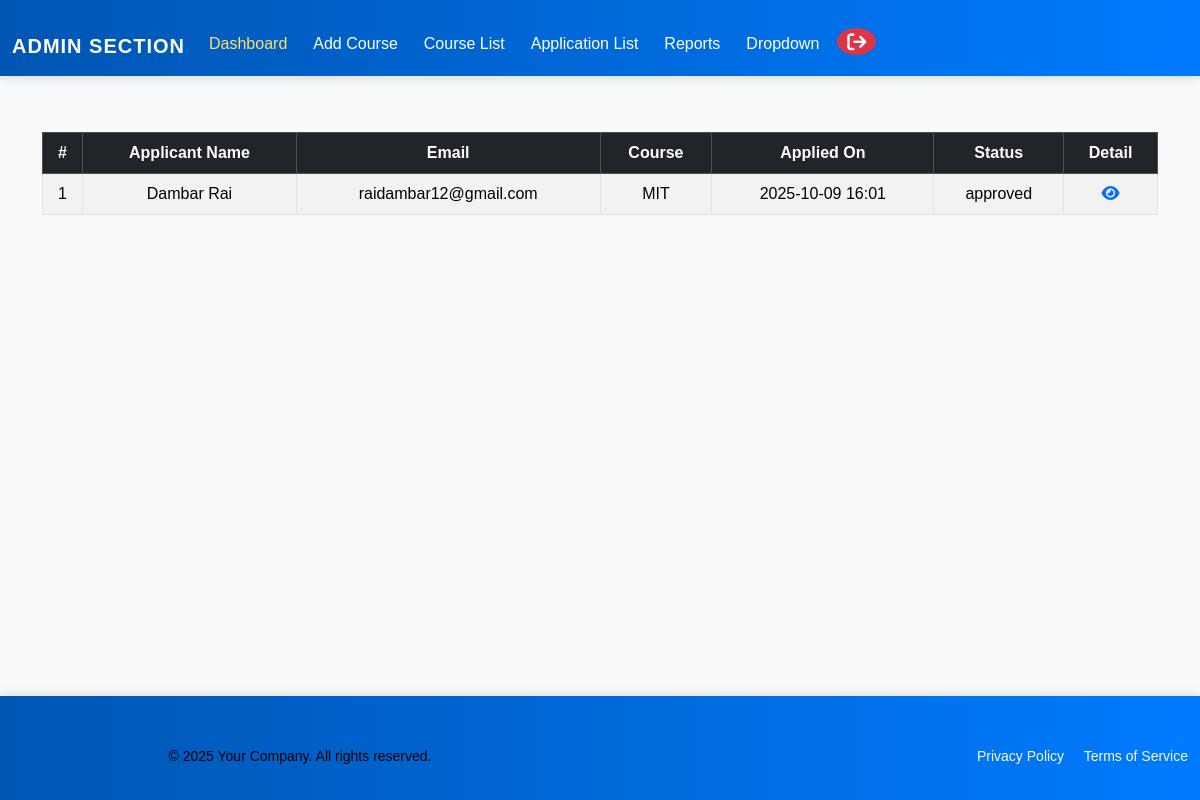
The page /course-application-list/ (signed in) on the database its author committed.
### admissionapp/models.py (models this page shows, shortened)
class Application(models.Model):
    APP_STATUS = [
        ("pending", "Pending"),
        ("approved", "Approved"),
        ("rejected", "Rejected"),
        ("re-submit", "Re-submit"),
    ]
    user = models.ForeignKey(
        settings.AUTH_USER_MODEL,
        on_delete=models.CASCADE,
        related_name="applications",
    )
    course = models.ForeignKey(
        "CourseDetails",
        on_delete=models.PROTECT,
        related_name="applications",
    )
    application_no = models.CharField(
        max_length=15,
        unique=True,
        default=generate_application_no,
    )
    application_status = models.CharField(
        max_length=50,
        choices=APP_STATUS,
        default="pending",
    )
    submitted_at = models.DateTimeField(auto_now_add=True)
    approved_rejected_date = models.DateTimeField(null=True, blank=True)
    reason_to_reject = models.TextField(null=True, blank=True)
    is_paid = models.BooleanField(default=False)
    class Meta:
        constraints = [
            UniqueConstraint(fields=["user", "course"], name="unique_user_course"),
        ]

class CustomUser(AbstractUser):
    mobile = models.CharField(
        max_length=10,
        unique=True,
        null=True,
        blank=True,
        default=None,
        help_text="10 digit mobile number",
    )
    email = models.EmailField(unique=True)
    user_created_at = models.DateField(auto_now_add=True, blank=True, null=True)
    is_admin = models.BooleanField(default=False)
    is_user = models.BooleanField(default=True)

class CourseDetails(models.Model):
    DEGREE_CHOICES = [
        ("Master", "Master"),
        ("Bachelor", "Bachelor"),
        ("Plus2", "Plus2"),
    ]
    COURSE_DURATION = [
        ("2 Years", "2 Years"),
        ("3 Years", "3 Years"),
        ("4 Years", "4 Years"),
        ("5 Years", "5 Years"),
    ]
    degree = models.CharField(max_length=50, choices=DEGREE_CHOICES)
    course_name = models.CharField(max_length=10, unique=True,
                                   verbose_name="Course Name(short form)")
    course_full_name = models.CharField(max_length=100, unique=True, blank=True,
                                    verbose_name="Course Full Name")
    course_code = models.CharField(max_length=10, unique=True)
    course_duration = models.CharField(max_length=10, choices=COURSE_DURATION)
    total_seats = models.PositiveIntegerField(default=40)
    seats_filled = models.PositiveIntegerField(default=0)
    course_fee = models.DecimalField(max_digits=10, decimal_places=2, default=0)
    course_add_date = models.DateTimeField(auto_now_add=True, blank=True, null=True)
    course_desc = models.TextField(blank=True, help_text="Overview, curriculum etc"
                                   ,verbose_name="Course Description")
    min_requirement = models.TextField(
        blank=True,
        verbose_name="Minimum Requirement",
        help_text="Write as bullet sentences",
    )
    bg_pic = models.ImageField(
        upload_to=course_bg_upload_path,
        blank=True,
        null=True,
        help_text="Upload a background image for the course",
        verbose_name="Background Picture"
    )

### admissionapp/views.py (the view)
def course_application_list(request):
    personal_info = PersonalInfo.objects.filter(
        user=request.user
    ).exists()
    edu_info = EducationalInfo.objects.filter(
        user=request.user
    ).exists()
    payment_info = PaymentDetail.objects.filter(
        user=request.user).exists()
    applicants = Application.objects.select_related(
        "user",
        "course"
    ).all()
    context = {
        "per_info": personal_info,
        "edu_info": edu_info,
        "applicants": applicants,
        'payment_info':payment_info,
    }
    return render(
        request,
        "admin/course_applicant_list.html",
        context
    )

### admissionapp/context_processors.py (called while the page is built)
def profile_flags(request):
    if not request.user.is_authenticated:
        return {}
    personal_done = PersonalInfo.objects.filter(user=request.user).exists()
    edu_done = EducationalInfo.objects.filter(user=request.user).exists()
    return {
        "personal_done": personal_done,
        "edu_done": edu_done,
        "profile_ready": personal_done and edu_done,
    }

### templates/admin/course_applicant_list.html (shortened to what this page needs)
{% extends 'admin/admin_base.html' %}
{% load static %}
{% block css %}
<link rel="stylesheet" href="">
{% endblock %}
{% block content %}
<div class="course-applications-list container mt-4">
    <div class="applicant-personal-info">
        {% if applicants %}
            <table class="table table-striped table-bordered text-center">
                <thead class="table-dark">
                    <tr>
                        <th>#</th>
                        <th>Applicant Name</th>
                        <th>Email</th>
                        <th>Course</th>
                        <th>Applied On</th>
                        <th>Status</th>
                        <th>Detail</th>
                    </tr>
                </thead>
                <tbody>
                    {% for app in applicants %}
                    <tr>
                        <td>{{ forloop.counter }}</td>
                        <td>{{ app.user.get_full_name|default:app.user.username }}</td>
                        <td>{{ app.user.email }}</td>
                        <td>{{ app.course.course_name }}</td>
                        <td>{{ app.submitted_at|date:"Y-m-d H:i" }}</td>
                         <td>{{ app.application_status }}</td>
                        <td>
                            <a href="{% url 'course_applicant_detail' app.pk %}"><i class="fa-solid fa-eye"></i></a>
                        </td>
                    </tr>
                    {% endfor %}
                </tbody>
            </table>
        {% else %}
            <div class="alert alert-info text-center">No applications found.</div>
        {% endif %}
    </div>
</div>
{% endblock %}

### static/css/admin/admin_base.css (style rules this page uses)
:root { --primary-color: #0056b3; --secondary-color: #f8f9fa; --accent-color: #007bff; --hover-color: #0a58ca; --text-dark: #212529; --text-light: #ffffff; --shadow-light: rgba(0, 0, 0, 0.1); --gradient-bg: linear-gradient(90deg, #0056b3, #007bff); }
body { font-family: "Poppins", sans-serif; background-color: var(--secondary-color); color: var(--text-dark); margin: 0; padding: 0; transition: background-color 0.3s ease, color 0.3s ease; }
.container, .container-fluid { margin-top: 1rem; }

### rows shown on the page
Application: user.get_full_name "Dambar Rai", user.email "raidambar12@gmail.com", course.course_name "MIT", submitted_at "2025-10-09 16:01", application_status "approved"
